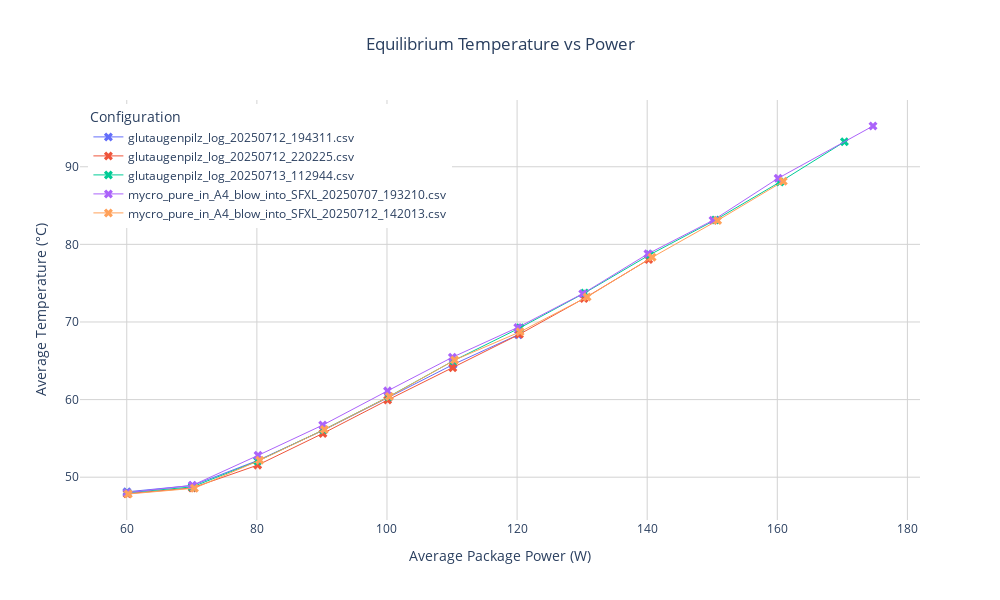

Notebook source saved alongside this figure:
### Code cell
# Function to create Tdie vs Ppkg plots
def plot_equilibrium_points(dataframes):
    # List to store equilibrium points
    equilibrium_points = []

    for name, df in dataframes.items():
        # Calculate power changes between consecutive points
        power_changes = df['Ppkg'].diff()

        # Find significant power jumps (>8W to catch ~10W steps)
        jump_points = power_changes[power_changes > 8].index

        # For each jump point, analyze the previous 60 points
        for jump in jump_points:
            if jump > 60:  # Make sure we have enough previous points
                # Get the 60 points before the jump
                prev_points = df.iloc[jump - 60:jump]

                # Calculate averages for this equilibrium period
                avg_temp = prev_points['Tdie'].mean()
                avg_power = prev_points['Ppkg'].mean()

                equilibrium_points.append({
                    'configuration': name,
                    'avg_power': avg_power,
                    'avg_temp': avg_temp
                })
    # Create dataframe from equilibrium points
    eq_df = pd.DataFrame(equilibrium_points)

    # Create line plot with markers
    fig = px.line(
        eq_df,
        x='avg_power',
        y='avg_temp',
        color='configuration',
        title='Equilibrium Temperature vs Power',
        labels={
            'avg_power': 'Average Package Power (W)',
            'avg_temp': 'Average Temperature (°C)',
            'configuration': 'Configuration'
        }
    )

    fig.update_traces(line=dict(width=1), mode='lines+markers', marker=dict(symbol='x', size=8))

    fig.update_layout(
        plot_bgcolor='white',
        width=1000,
        height=600,
        title_x=0.5,
        showlegend=True,
        legend=dict(
            yanchor="top",
            y=0.99,
            xanchor="left",
            x=0.01
        )
    )

    fig.update_xaxes(gridcolor='lightgray')
    fig.update_yaxes(gridcolor='lightgray')

    fig.show()



# Call the function to actually plot
plot_equilibrium_points(dataframes)

### Figure 1 — Plotly figure (JSON) as saved in the notebook; plotly's stock layout.template omitted (floating-point values rounded to 4 significant figures)
{"data": [{"hovertemplate": "Configuration=glutaugenpilz_log_20250712_194311.csv<br>Average Package Power (W)=%{x}<br>Average Temperature (°C)=%{y}<extra></extra>", "legendgroup": "glutaugenpilz_log_20250712_194311.csv", "line": {"color": "#636efa", "dash": "solid", "width": 1}, "marker": {"symbol": "x", "size": 8}, "mode": "lines+markers", "name": "glutaugenpilz_log_20250712_194311.csv", "orientation": "v", "showlegend": true, "x": [60.04, 70.1, 80.12, 90.22, 100.3, 110.2, 120.2], "xaxis": "x", "y": [48.12, 48.94, 52.16, 56.05, 60.29, 64.52, 68.37], "yaxis": "y", "type": "scatter"}, {"hovertemplate": "Configuration=glutaugenpilz_log_20250712_220225.csv<br>Average Package Power (W)=%{x}<br>Average Temperature (°C)=%{y}<extra></extra>", "legendgroup": "glutaugenpilz_log_20250712_220225.csv", "line": {"color": "#EF553B", "dash": "solid", "width": 1}, "marker": {"symbol": "x", "size": 8}, "mode": "lines+markers", "name": "glutaugenpilz_log_20250712_220225.csv", "orientation": "v", "showlegend": true, "x": [60.05, 70.08, 80.12, 90.15, 100.1, 110.1, 120.4, 130.3, 140.2], "xaxis": "x", "y": [47.88, 48.62, 51.56, 55.64, 59.95, 64.12, 68.42, 73.03, 78.05], "yaxis": "y", "type": "scatter"}, {"hovertemplate": "Configuration=glutaugenpilz_log_20250713_112944.csv<br>Average Package Power (W)=%{x}<br>Average Temperature (°C)=%{y}<extra></extra>", "legendgroup": "glutaugenpilz_log_20250713_112944.csv", "line": {"color": "#00cc96", "dash": "solid", "width": 1}, "marker": {"symbol": "x", "size": 8}, "mode": "lines+markers", "name": "glutaugenpilz_log_20250713_112944.csv", "orientation": "v", "showlegend": true, "x": [60.06, 70.07, 80.13, 90.24, 100.3, 110.2, 120.5, 130.4, 140.4, 150.5, 160.4, 170.3], "xaxis": "x", "y": [47.99, 48.75, 52.08, 56.1, 60.37, 65.02, 69.25, 73.74, 78.65, 83.14, 88.03, 93.21], "yaxis": "y", "type": "scatter"}, {"hovertemplate": "Configuration=mycro_pure_in_A4_blow_into_SFXL_20250707_193210.csv<br>Average Package Power (W)=%{x}<br>Average Temperature (°C)=%{y}<extra></extra>", "legendgroup": "mycro_pure_in_A4_blow_into_SFXL_20250707_193210.csv", "line": {"color": "#ab63fa", "dash": "solid", "width": 1}, "marker": {"symbol": "x", "size": 8}, "mode": "lines+markers", "name": "mycro_pure_in_A4_blow_into_SFXL_20250707_193210.csv", "orientation": "v", "showlegend": true, "x": [60.04, 70.1, 80.19, 90.13, 100.1, 110.1, 120.1, 130.1, 140.1, 150.1, 160.1, 174.7], "xaxis": "x", "y": [48.01, 48.95, 52.82, 56.71, 61.12, 65.45, 69.3, 73.65, 78.78, 83.09, 88.52, 95.25], "yaxis": "y", "type": "scatter"}, {"hovertemplate": "Configuration=mycro_pure_in_A4_blow_into_SFXL_20250712_142013.csv<br>Average Package Power (W)=%{x}<br>Average Temperature (°C)=%{y}<extra></extra>", "legendgroup": "mycro_pure_in_A4_blow_into_SFXL_20250712_142013.csv", "line": {"color": "#FFA15A", "dash": "solid", "width": 1}, "marker": {"symbol": "x", "size": 8}, "mode": "lines+markers", "name": "mycro_pure_in_A4_blow_into_SFXL_20250712_142013.csv", "orientation": "v", "showlegend": true, "x": [60.23, 70.4, 80.45, 90.38, 100.4, 110.4, 120.5, 130.8, 140.8, 150.8, 160.9], "xaxis": "x", "y": [47.84, 48.58, 52.19, 56.15, 60.39, 65.1, 68.73, 73.22, 78.33, 83.09, 88.12], "yaxis": "y", "type": "scatter"}], "layout": {"xaxis": {"anchor": "y", "domain": [0.0, 1.0], "title": {"text": "Average Package Power (W)"}, "gridcolor": "lightgray"}, "yaxis": {"anchor": "x", "domain": [0.0, 1.0], "title": {"text": "Average Temperature (°C)"}, "gridcolor": "lightgray"}, "legend": {"title": {"text": "Configuration"}, "tracegroupgap": 0, "yanchor": "top", "y": 0.99, "xanchor": "left", "x": 0.01}, "title": {"text": "Equilibrium Temperature vs Power", "x": 0.5}, "plot_bgcolor": "white", "width": 1000, "height": 600, "showlegend": true}}
